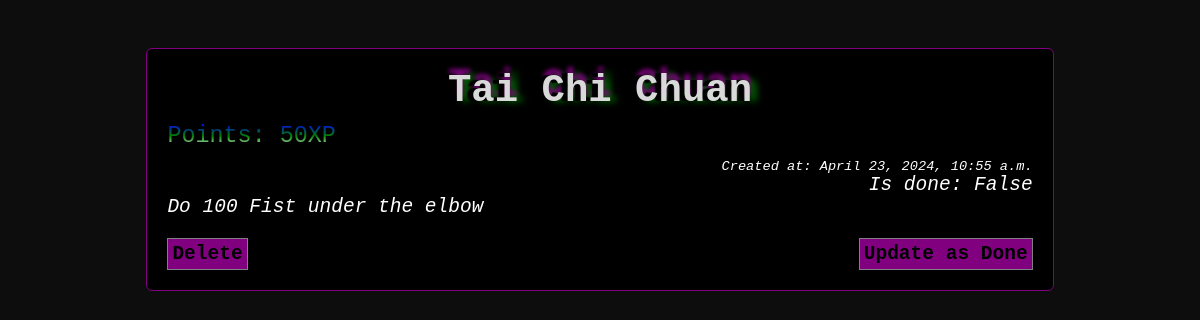
The page /tasks/detail/1/ on the database its author committed.
### tasks/models/task.py (models this page shows, shortened)
class Task(models.Model):
    ability = models.ForeignKey(
        Ability,
        on_delete=models.SET_NULL,
        related_name='tasks_ability',
        null=True,
        blank=True
    )
    description = models.TextField()
    xp = models.IntegerField(default=0)
    is_done = models.BooleanField(default=False)
    is_added = models.BooleanField(default=False)
    created_at = models.DateTimeField(auto_now_add=True)
    done_at = models.DateTimeField(null=True, blank=True)

### abilities/models/ability.py (models this page shows, shortened)
class Ability(models.Model):
    name = models.CharField(max_length=100)
    total_xp = models.IntegerField(default=0)
    created_at = models.DateTimeField(auto_now_add=True)
    last_task_done_at = models.DateTimeField(null=True, blank=True)

### tasks/views/task_detail.py (the view)
# urls.py: path('detail/<int:pk>/', TaskDetailView.as_view(), name='task_detail'),
class TaskDetailView(DetailView):
    model = Task
    template_name = 'task_detail.html'
    context_object_name = 'task'

### tasks/templates/task_detail.html (shortened to what this page needs)
<!DOCTYPE html>
<html lang="en">
<head>
</head>
<body>
<div class="container">
    <div class="task">
        <div class="name">{{ task.ability.name }}</div>
        <div class="xp">Points: {{ task.xp }}XP</div>
        <div class="created">Created at: {{ task.created_at }}</div>
        <div class="is-done">Is done: {{ task.is_done }}</div>
        <div class="description">{{ task.description }}</div>
        <div class="button-container">
            <a class="button" href="{% url 'task_delete' task.pk %}">Delete</a>
            <a class="button" href="{% url 'task_update' task.pk %}">Update as Done</a>
        </div>
    </div>
</div>
</body>
</html>

### tasks/templates/task_detail.html (style rules this page uses)
body { font-family: monospace; background-color: #0d0d0d; color: #d9d9d9; font-size: 1.5em; }
.container { height: max-content; width: 80%; min-width: 600px; padding: 20px; margin: 0 auto; }
.task { margin: 20px; border: solid 1px purple; border-radius: 6px; padding: 20px; background-color: black; }
.task .name { font-weight: bold; margin-bottom: 10px; font-size: 2em; text-align: center; text-shadow: -6px 0px 1px black, 0px -6px 4px purple, 6px 0px 7px green; }
.task .xp { background: linear-gradient(blue, green, white); -webkit-background-clip: text; -webkit-text-fill-color: transparent; margin-bottom: 10px; font-size: 1.2em; text-align: left; }
.task .created { font-style: italic; color: white; text-align: right; font-size: 0.7em; }
.task .is-done { font-style: italic; color: white; text-align: right; }
.task .description { font-style: italic; color: white; text-align: left; }
.button-container { display: flex; justify-content: space-between; margin-top: 20px; }
.button { background-color: purple; color: black; border: solid 1px gray; padding: 4px; font-weight: bold; text-decoration: none; }

### rows shown on the page
Task: ability.name "Tai Chi Chuan", xp "50", created_at "April 23, 2024, 10:55 a.m.", is_done "False", description "Do 100 Fist under the elbow"
